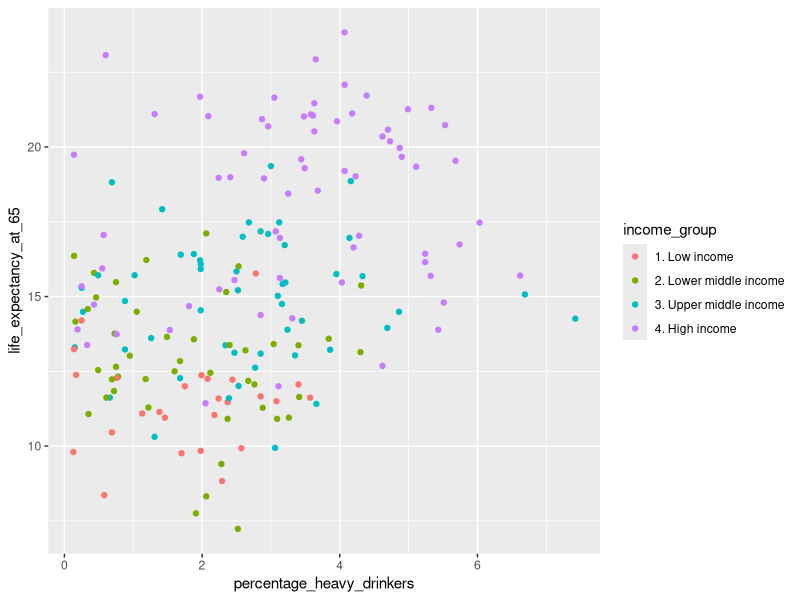
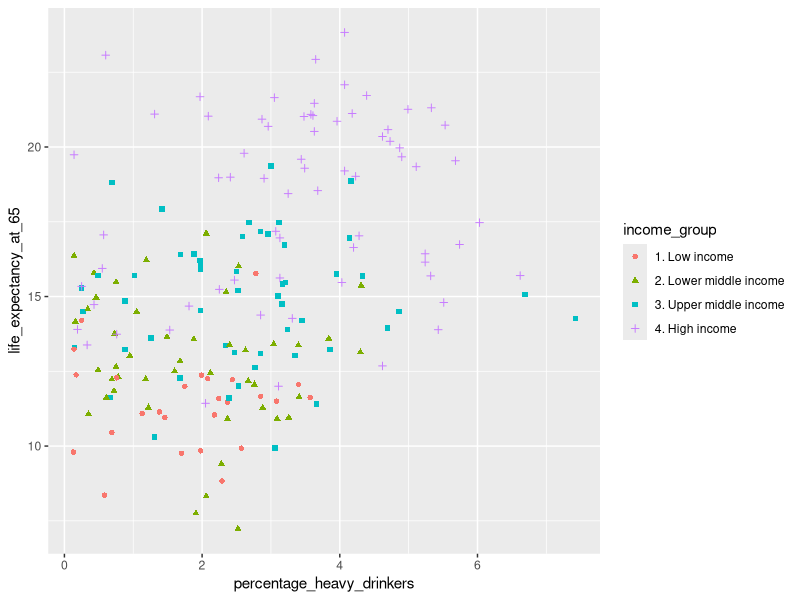
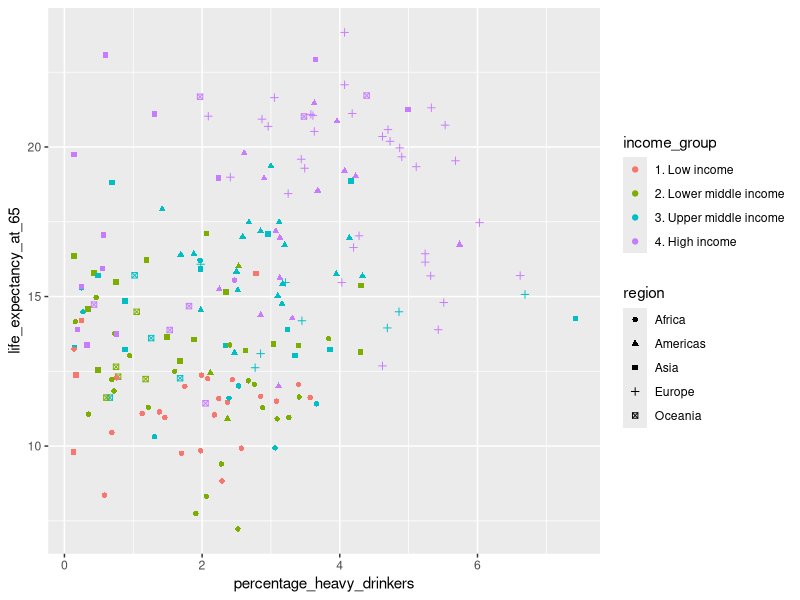
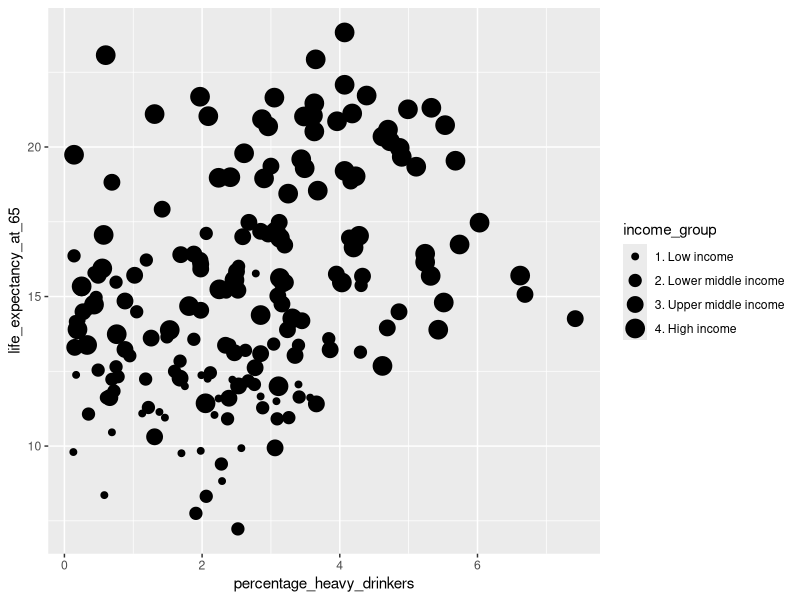
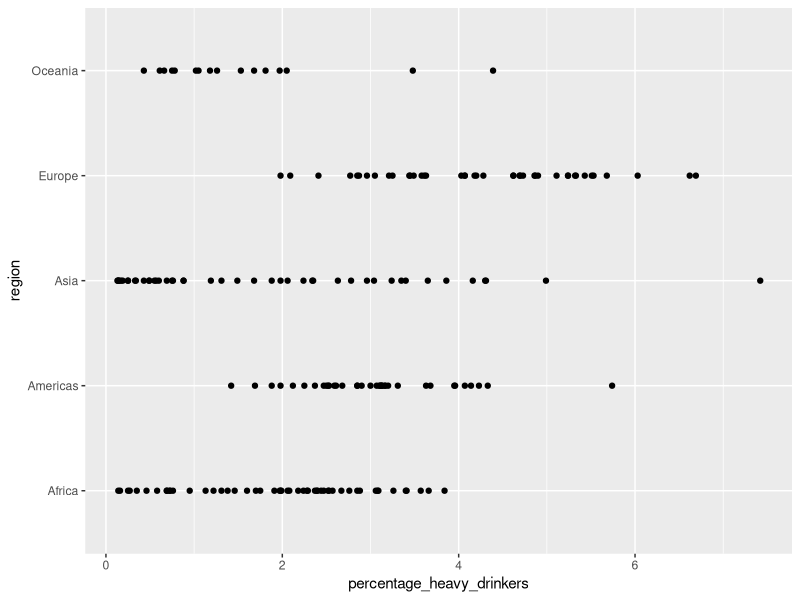
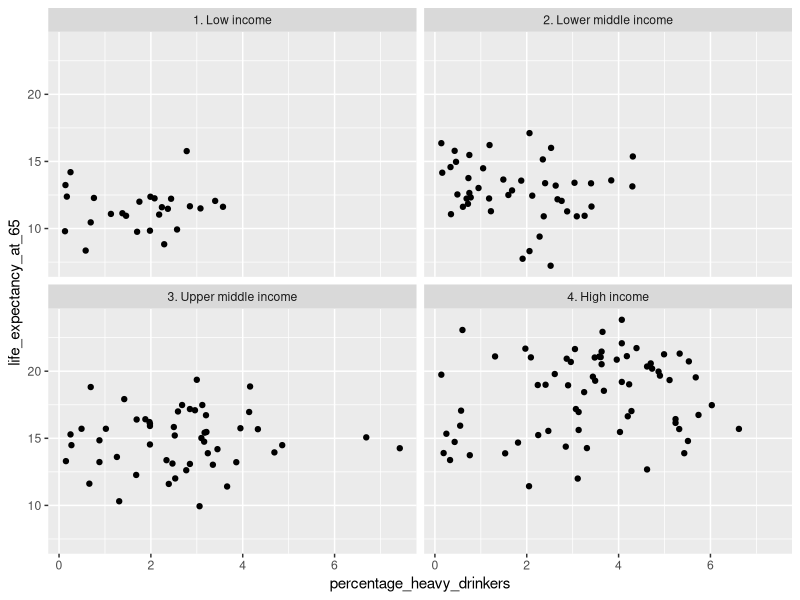
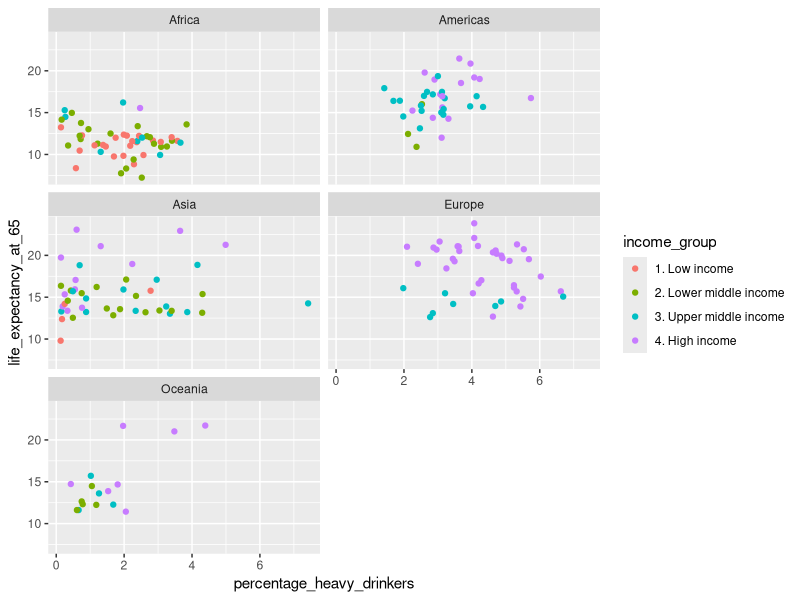

These charts were generated, in order, by the following R code:
## ---- chunk 1
#| label: grouping-tidyverse-setup
#| echo: false
#| output: false
# Tidyverse is so noisy when imported the first time, so let's do it here in silence
library(tidyverse)
options(readr.show_col_types = FALSE)
## ---- chunk 2
#| label: income-color-gg
library(tidyverse)


income_df <- read_csv('data/income_lifeexp_alcohol.csv')

ggplot(income_df,aes(
        x=percentage_heavy_drinkers,
        y=life_expectancy_at_65,
        color=income_group
    )) +
    geom_point()
## ---- chunk 3
#| label: income-shape-gg
ggplot(income_df) +
    aes(
        x=percentage_heavy_drinkers,
        y=life_expectancy_at_65,
        color=income_group,
        shape=income_group
    ) +
    geom_point()
## ---- chunk 4
#| label: income-region-gg
ggplot(income_df) +
    aes(
        x=percentage_heavy_drinkers, 
        y=life_expectancy_at_65, 
        color=income_group,
        shape=region
    ) + 
    geom_point()
## ---- chunk 5
#| label: income-size-gg

ggplot(income_df) +
    aes(
        x=percentage_heavy_drinkers, 
        y=life_expectancy_at_65, 
        size=income_group,
    ) + 
    geom_point()
## ---- chunk 6
#| label: region-position-gg
ggplot(income_df) +
    aes(
        x=percentage_heavy_drinkers,
        y=region,
    ) + 
    geom_point()
## ---- chunk 7
#| label: income-facets-gg
ggplot(income_df) +
    aes(
        x = percentage_heavy_drinkers,
        y = life_expectancy_at_65
    ) +
    geom_point() +
    facet_wrap(vars(income_group), ncol=2)
## ---- chunk 8
#| label: region-facets-gg
ggplot(income_df) +
    aes(
        x = percentage_heavy_drinkers, 
        y = life_expectancy_at_65,
        color=income_group
    ) +
    geom_point() +
    facet_wrap(vars(region), ncol=2)
